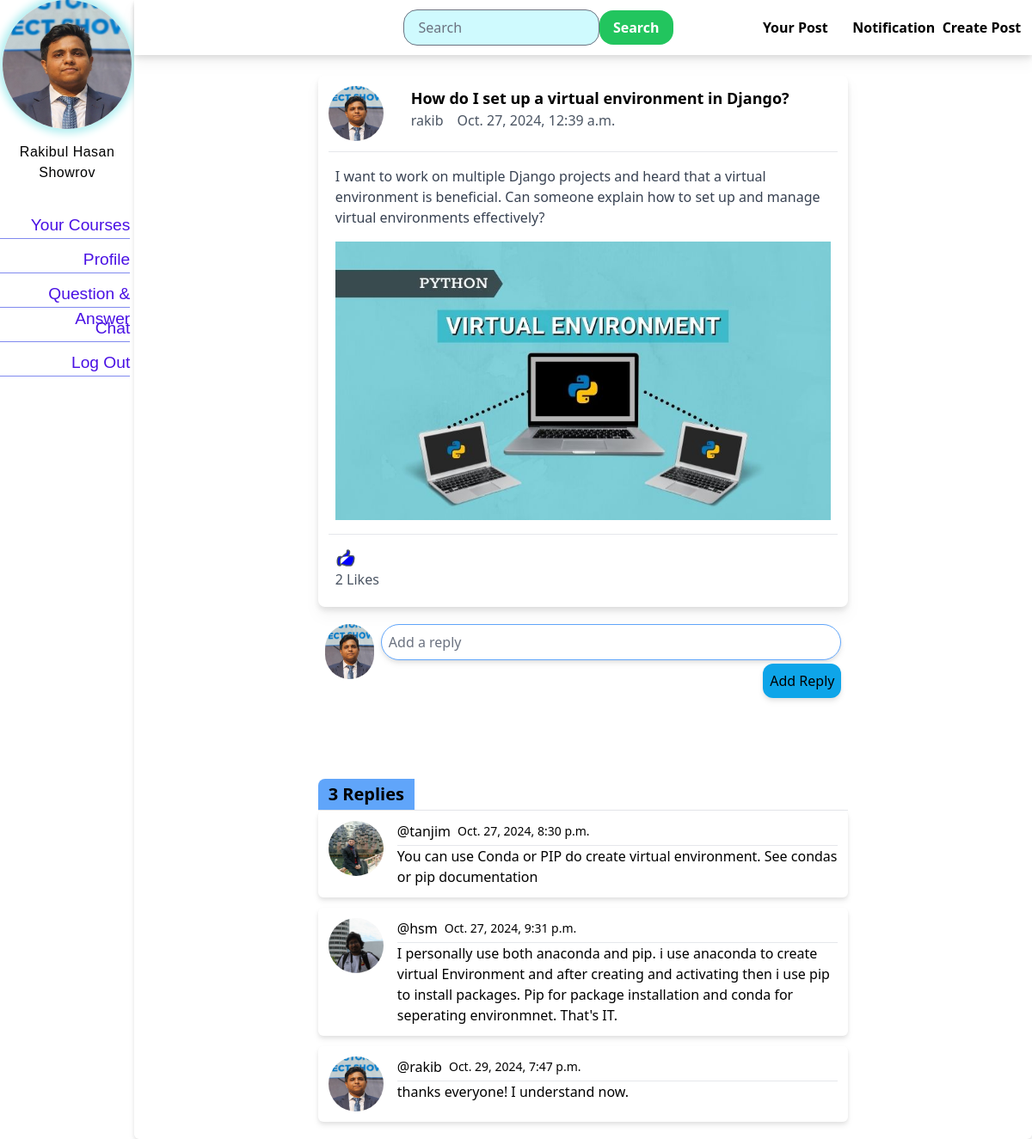
Page /qna/qna_details/how-do-i-set-up-a-virtual-environment-in-django-d302b306 (signed in) on the committed database.
### student/models.py (models this page shows, shortened)
class Student(models.Model):
  user=models.OneToOneField(User,on_delete=models.CASCADE, related_name='student_profile')
  student_id = models.IntegerField(
        unique=True,
        validators=[MinValueValidator(10000), MaxValueValidator(99999)],  # Ensure it's a 5-digit number
        blank=True
    )
  fullname = models.CharField(max_length=120, blank=True)
  dob = models.DateField(blank=True,null=True)
  profile_pic = models.ImageField(upload_to='profile_pics/students', blank=True)
  profile_type = models.CharField(max_length=20, default="Student")

### qna/models.py (models this page shows, shortened)
class QNA(models.Model):
    author = models.ForeignKey(User, on_delete=models.CASCADE, related_name='qna')
    title = models.CharField(max_length=200, blank=False)
    qna_text = models.TextField(blank=False)
    qna_img = models.ImageField(blank=True)
    qna_slug = models.SlugField(max_length=264, unique=True, blank=True)  # Slug field
    publish_date = models.DateTimeField(auto_now_add=True)
    update_date = models.DateTimeField(auto_now=True)
    class Meta:
        ordering = ['-publish_date']

class QnaReply(models.Model):
    user=models.ForeignKey(User,on_delete=models.CASCADE,related_name='qna_user')
    qna_object=models.ForeignKey(QNA,on_delete=models.CASCADE,related_name='replies')
    reply_text=models.TextField(blank=False)
    reply_date=models.DateTimeField(auto_now_add=True)

### teacher/models.py (models this page shows, shortened)
class Teacher(models.Model):
  user=models.OneToOneField(User,on_delete=models.CASCADE,related_name='teacher_profile')
  teacher_id=models.IntegerField(
        unique=True,
        validators=[MinValueValidator(10000), MaxValueValidator(99999)],  # Ensure it's a 5-digit number
        blank=True
  )
  fullname = models.CharField(max_length=120, blank=True)
  dob = models.DateField(blank=True,null=True)
  profile_pic = models.ImageField(upload_to='profile_pics/teacher', blank=True)
  profile_type = models.CharField(max_length=20, default="Teacher")

### qna/views.py (the view, shortened to what this page needs)
# urls.py: path('qna_details/<slug:slug>',views.qna_details,name="qna_details"),
@login_required
def qna_details(request, slug):
    qna = get_object_or_404(QNA, qna_slug=slug)
    replies = QnaReply.objects.filter(qna_object=qna)
    context = {
        'slug': slug,
        'replies': replies,
        'q': qna,
    }
    return render(request, 'qna/qna_details.html', context=context)

### e_Learning_Application/context_processors.py (called while the page is built, shortened)
def profile_context(request):
    context = {
    }
    if request.user.is_authenticated:
        student_profile = getattr(request.user, 'student_profile', None)
        teacher_profile = getattr(request.user, 'teacher_profile', None)
        if student_profile:
            context={
                'profile': student_profile,
                'is_student': True,
                'id': student_profile.student_id,
                'base_template': "stdbase.html"
            }
    return context

### qna/templatetags/qna_filters.py (called while the page is built)
@register.filter(name='is_liked')
def is_liked(qna, user):
    if user.is_authenticated:
        return QnaLike.objects.filter(qna=qna, user=user).exists()
    return False  # If the user is not authenticated, return False

### templates/qna/qna_details.html (shortened to what this page needs)
{% extends 'qna/qna.html' %}
{% load static %}
{% block title %}
{% load qna_filters %}
{% endblock %}
{% block qna %}
<div class="w-4/5 bg-white mx-auto mt-20 mb-0">
  <div class="flex flex-col w-3/4 mx-auto bg-white p-3 rounded-lg drop-shadow-lg m-3">
    <div class="grid bg-white grid-flow-row grid-cols-[80px_1fr] gap-4">
      <div class="flex items-center">
        {% if q.author.student_profile %}
        <img class="h-16 w-16 mb-1 rounded-full" src="{{ q.author.student_profile.profile_pic.url }}" alt="Student profile image">
        {% elif q.author.teacher_profile %}
        <img class="h-16 w-16 mb-1 rounded-full" src="{{ q.author.teacher_profile.profile_pic.url }}" alt="Teacher profile image">
        {% else %}
        <img class="h-16 w-16 mb-1 rounded-full" src="{% static 'path/to/default_profile_image.jpg' %}" alt="Default profile image">
        {% endif %}
      </div>
      <div class="flex flex-col">
        <h1 class="font-semibold text-lg">{{ q.title }}</h1>
        <div class="flex flex-row space-x-4 text-gray-600">
          <span>{{ q.author.username }}</span>
          <span>{{ q.publish_date }}</span>
        </div>
      </div>
    </div>
    <hr class="my-2">
    <div class="bg-white p-2 text-gray-700">
      {{ q.qna_text|linebreaks }}
    </div>
    {% if q.qna_img %}
    <div class="bg-white p-2">
      <img class="mx-auto" src="{{ q.qna_img.url }}" alt="QNA Image">
    </div>
    {% endif %}
    <hr class="my-2">
    <div class="flex p-2 bg-white flex-row justify-between text-gray-600">
      <div>
        {% if q|is_liked:user %}
          <a href="{% url 'qna:liked' pk=q.pk %}">
          </a>
        {% endif %}
        {% if q.Liked.all.count == 0 %}
          <span>No Likes</span>
        {% elif q.Liked.all.count == 1 %}
          <span>1 Like</span>
        {% else %}
          <span>{{ q.Liked.all.count }} Likes</span>
        {% endif %}
      </div>
    </div>
  </div>
    <div class="flex flex-row w-3/4 mx-auto p-2">
      <div class="w-16 h-16">
        <img class="rounded-full" src="{{profile.profile_pic.url}}" alt="user">
      </div>
      <div class="grid grid-rows-2 w-full ml-2">
        <form action="{%url 'qna:qna_details' slug=slug %}" method="POST">
        <input class="rounded-full mb-1 p-2 border w-full drop-shadow-md border-blue-400" type="text" name="reply_text" placeholder="Add a reply">
        <div class="justify-self-end"><button type="submit" class="bg-sky-500 p-2 rounded-xl drop-shadow-md font-medium" >Add Reply</button></div>
      </form>
      </div>
    </div>
    <div class="flex flex-col w-3/4 mx-auto rounded-lg ">
      <div class="bg-blue-400 font-semibold text-xl w-28 text-center rounded-tl-lg p-1">{{ replies.count }} Replies</div>
      {% for r in replies %}
      <div class="grid grid-cols-[80px_1fr] mb-3 bg-white drop-shadow-md rounded-md p-3">
        <div class="w-16 h-16">
          {% if r.user.student_profile %}
            <img class="rounded-full h-16 w-16" src="{{ r.user.student_profile.profile_pic.url }}" alt="reply-user">
          {% elif r.user.teacher_profile %}
            <img class="rounded-full h-16 w-16" src="{{ r.user.teacher_profile.profile_pic.url }}" alt="reply-user">
          {% else %}
            <img class="h-16 w-16 rounded-full" src="{% static 'path/to/default_profile_image.jpg' %}" alt="Default profile image">
          {% endif %}
        </div>
        <div class="flex flex-col">
          <div class="flex items-center space-x-2 font-normal">
            <span class="font-medium">@{{ r.user.username }}</span>
            <span class="text-sm">{{ r.reply_date }}</span>
          </div>
          <div class="mt-1 font-medium">
            <hr>
            {{ r.reply_text }}
          </div>
        </div>
      </div>
      {% endfor %}
    </div>
  </div>
{% endblock %}

### templates/stdbase.html (shortened to what this page needs)
{%load static %}
{% load static tailwind_tags %}
{% load custom_filters %}
<!DOCTYPE html>
<html lang="en">
<head>
  <link rel="stylesheet" href="{% static 'css/stdbase.css'%}">
  {% tailwind_css %}
</head>
<body>
  <div class="nav_container">
    <div class="img_container">
      <img src="/media/{{profile.profile_pic}}" alt="User Photo">
    </div>
    <div class="user_info">
    <h3>{{profile.fullname}}</h3>
    </div>
    <div class="nav_actionbar">
       <a class='action_box' href="{% url 'student:stdHomePage' student_id=id %}">Your Courses</a>
       <a class='action_box' href="{%url 'user_profile:user_profile'%}">Profile</a>
       <a class='action_box' href="{% url 'qna:qna' %}">Question & Answer</a>
       <a class='action_box' href="#">Chat</a>
       <a class='action_box' href="{%url 'user_handle:userLogout'%}">Log Out</a>
    </div>
  </div>
  {%block content%}{%endblock%}
</body>
</html>

### static/css/stdbase.css (style rules this page uses)
body { display: flex; flex-direction: row; justify-content: flex-start; margin: 0; border-radius: 5px; }
.nav_container { display: flex; flex-direction: column; align-items: center; height: 100vh; width: 15vw; background-color:white; border-radius: 5px; }
.user_info { margin-top: 10px; margin-bottom: 30px; border-radius: 15px; }
.user_info h3 { color: rgb(0, 1, 1); letter-spacing: 0.5px; margin: 0px; text-align: center; }
.img_container { width: 100%; height: 200px; background-color: auto; display: flex; justify-content: center; border-radius: 15px; }
.img_container img { width: 150px; height: 150px; border-radius: 300px; box-shadow: 0 0 10px 5px rgb(179, 239, 241) ; margin-bottom: 5px; }
.nav_actionbar { display: flex; flex-direction: column; justify-content: flex-start; align-items: flex-end; background-color: auto; width: 100%; height: 100vh; background-color: white; border-radius: 10px; }
.nav_actionbar a { height: 30px; background-color: none; text-decoration: none; font-size: larger; font-weight: 500; color: rgb(73, 16, 228); border-bottom: 1px solid rgb(128, 138, 239); margin: 5px; font-family: 'Trebuchet MS', 'Lucida Sans Unicode', 'Lucida Grande', 'Lucida Sans', Arial, sans-serif; }
.action_box { height: 20px; width: 100%; background-color:auto; text-align: end; }
.card_child_1 h2,h3 { font-weight: 800; font-family: 'Trebuchet MS', 'Lucida Sans Unicode', 'Lucida Grande', 'Lucida Sans', Arial, sans-serif; margin-top: 0px; font-size:medium ; }

### rows in the picture
Student: profile_pic (picture), fullname "Rakibul Hasan Showrov"
QNA: author.student_profile.profile_pic (picture), title "How do I set up a virtual environment in Django?", author.username "rakib", publish_date "Oct. 27, 2024, 12:39 a.m.", qna_text "I want to work on multiple Django projects and heard that a virtual environment is beneficial. Can someone explain how to set up and manage virtual environments effectively?", qna_img (picture), Liked.all.count "2"
QnaReply: user.student_profile.profile_pic (picture), user.username "tanjim", reply_date "Oct. 27, 2024, 8:30 p.m.", reply_text "You can use Conda or PIP do create virtual environment. See condas or pip documentation"
QnaReply: user.teacher_profile.profile_pic (picture), user.username "hsm", reply_date "Oct. 27, 2024, 9:31 p.m.", reply_text "I personally use both anaconda and pip. i use anaconda to create virtual Environment and after creating and activating then i use pip to install packages. Pip for package installation and conda for seperating environmnet. That's IT."
QnaReply: user.student_profile.profile_pic (picture), user.username "rakib", reply_date "Oct. 29, 2024, 7:47 p.m.", reply_text "thanks everyone! I understand now."

### other values in the picture
{{ replies.count }} "3"
